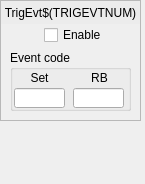
<?xml version="1.0" encoding="UTF-8"?>
<ui version="4.0">
 <class>Form</class>
 <widget class="QWidget" name="Form">
  <property name="geometry">
   <rect>
    <x>0</x>
    <y>0</y>
    <width>145</width>
    <height>184</height>
   </rect>
  </property>
  <property name="windowTitle">
   <string>Form</string>
  </property>
  <widget class="QFrame" name="frame">
   <property name="geometry">
    <rect>
     <x>0</x>
     <y>0</y>
     <width>141</width>
     <height>121</height>
    </rect>
   </property>
   <property name="frameShape">
    <enum>QFrame::StyledPanel</enum>
   </property>
   <property name="frameShadow">
    <enum>QFrame::Raised</enum>
   </property>
   <widget class="caLabel" name="calabel">
    <property name="geometry">
     <rect>
      <x>1</x>
      <y>1</y>
      <width>139</width>
      <height>23</height>
     </rect>
    </property>
    <property name="styleSheet">
     <string notr="true">background-color: rgb(236, 236, 236, 255);</string>
    </property>
    <property name="text">
     <string>TrigEvt$(TRIGEVTNUM)</string>
    </property>
    <property name="alignment">
     <set>Qt::AlignCenter</set>
    </property>
   </widget>
   <widget class="caToggleButton" name="catogglebutton">
    <property name="geometry">
     <rect>
      <x>44</x>
      <y>25</y>
      <width>71</width>
      <height>20</height>
     </rect>
    </property>
    <property name="text">
     <string>Enable</string>
    </property>
    <property name="channel" stdset="0">
     <string notr="true">$(EVG):TrigEvt$(TRIGEVTNUM)-Enable-Sel</string>
    </property>
   </widget>
   <widget class="caLed" name="caled">
    <property name="geometry">
     <rect>
      <x>19</x>
      <y>25</y>
      <width>20</width>
      <height>20</height>
     </rect>
    </property>
    <property name="toolTip">
     <string>Master enable for the EVR. If not set then very little will happen.</string>
    </property>
    <property name="rectangular">
     <bool>false</bool>
    </property>
    <property name="channel" stdset="0">
     <string notr="true">$(EVG):TrigEvt$(TRIGEVTNUM)-Enable-RB</string>
    </property>
    <property name="falseColor">
     <color>
      <red>218</red>
      <green>218</green>
      <blue>218</blue>
     </color>
    </property>
    <property name="trueColor">
     <color>
      <red>0</red>
      <green>205</green>
      <blue>0</blue>
     </color>
    </property>
    <property name="undefinedColor">
     <color>
      <red>255</red>
      <green>255</green>
      <blue>255</blue>
     </color>
    </property>
   </widget>
   <widget class="QGroupBox" name="groupBox">
    <property name="geometry">
     <rect>
      <x>10</x>
      <y>50</y>
      <width>121</width>
      <height>61</height>
     </rect>
    </property>
    <property name="title">
     <string>Event code</string>
    </property>
    <widget class="caLineEdit" name="calineedit_8">
     <property name="geometry">
      <rect>
       <x>63</x>
       <y>38</y>
       <width>51</width>
       <height>20</height>
      </rect>
     </property>
     <property name="alignment">
      <set>Qt::AlignCenter</set>
     </property>
     <property name="channel" stdset="0">
      <string notr="true">$(EVG):TrigEvt$(TRIGEVTNUM)-EvtCode-RB</string>
     </property>
     <property name="colorMode">
      <enum>caLineEdit::Alarm_Default</enum>
     </property>
    </widget>
    <widget class="QLabel" name="label_30">
     <property name="geometry">
      <rect>
       <x>4</x>
       <y>18</y>
       <width>51</width>
       <height>20</height>
      </rect>
     </property>
     <property name="text">
      <string>Set</string>
     </property>
     <property name="alignment">
      <set>Qt::AlignCenter</set>
     </property>
    </widget>
    <widget class="caTextEntry" name="catextentry">
     <property name="geometry">
      <rect>
       <x>4</x>
       <y>38</y>
       <width>51</width>
       <height>20</height>
      </rect>
     </property>
     <property name="alignment">
      <set>Qt::AlignCenter</set>
     </property>
     <property name="channel" stdset="0">
      <string notr="true">$(EVG):TrigEvt$(TRIGEVTNUM)-EvtCode-SP</string>
     </property>
     <property name="background">
      <color>
       <red>212</red>
       <green>219</green>
       <blue>157</blue>
      </color>
     </property>
     <property name="colorMode">
      <enum>caLineEdit::Static</enum>
     </property>
    </widget>
    <widget class="QLabel" name="label_29">
     <property name="geometry">
      <rect>
       <x>64</x>
       <y>18</y>
       <width>51</width>
       <height>20</height>
      </rect>
     </property>
     <property name="text">
      <string>RB</string>
     </property>
     <property name="alignment">
      <set>Qt::AlignCenter</set>
     </property>
    </widget>
   </widget>
  </widget>
 </widget>
 <customwidgets>
  <customwidget>
   <class>caTextEntry</class>
   <extends>caLineEdit</extends>
   <header>caTextEntry</header>
  </customwidget>
  <customwidget>
   <class>caToggleButton</class>
   <extends>QCheckBox</extends>
   <header>caToggleButton</header>
  </customwidget>
  <customwidget>
   <class>caLabel</class>
   <extends>QLabel</extends>
   <header>caLabel</header>
  </customwidget>
  <customwidget>
   <class>caLed</class>
   <extends>QWidget</extends>
   <header>caLed</header>
  </customwidget>
  <customwidget>
   <class>caLineEdit</class>
   <extends>QLineEdit</extends>
   <header>caLineEdit</header>
  </customwidget>
 </customwidgets>
 <resources/>
 <connections/>
</ui>
